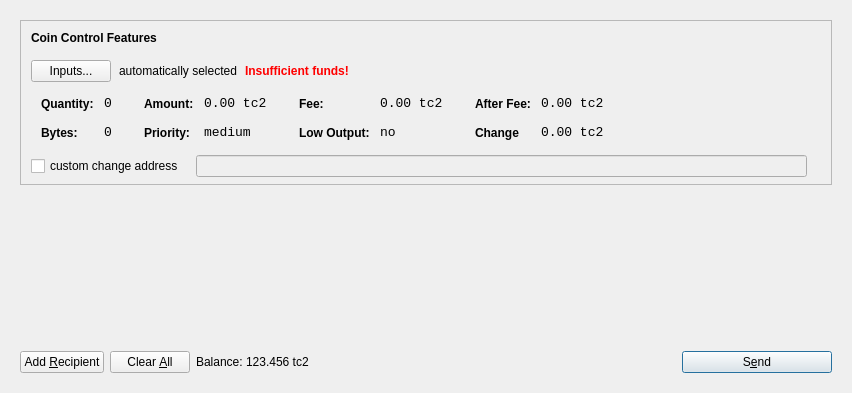
<?xml version="1.0" encoding="UTF-8"?>
<ui version="4.0">
 <class>SendCoinsDialog</class>
 <widget class="QDialog" name="SendCoinsDialog">
  <property name="geometry">
   <rect>
    <x>0</x>
    <y>0</y>
    <width>849</width>
    <height>393</height>
   </rect>
  </property>
  <property name="windowTitle">
   <string>Send Coins</string>
  </property>
  <layout class="QVBoxLayout" name="verticalLayout">
   <item>
    <widget class="QFrame" name="frameMain">
     <layout class="QVBoxLayout" name="verticalLayout_3">
      <item>
       <widget class="QFrame" name="frameCoinControl">
        <property name="sizePolicy">
         <sizepolicy hsizetype="Expanding" vsizetype="Expanding">
          <horstretch>0</horstretch>
          <verstretch>0</verstretch>
         </sizepolicy>
        </property>
        <property name="maximumSize">
         <size>
          <width>16777215</width>
          <height>16777215</height>
         </size>
        </property>
        <property name="frameShape">
         <enum>QFrame::StyledPanel</enum>
        </property>
        <property name="frameShadow">
         <enum>QFrame::Sunken</enum>
        </property>
        <layout class="QVBoxLayout" name="verticalLayoutCoinControl2">
         <property name="spacing">
          <number>6</number>
         </property>
         <property name="leftMargin">
          <number>0</number>
         </property>
         <property name="topMargin">
          <number>0</number>
         </property>
         <property name="rightMargin">
          <number>0</number>
         </property>
         <property name="bottomMargin">
          <number>6</number>
         </property>
         <item>
          <layout class="QVBoxLayout" name="verticalLayoutCoinControl" stretch="0,0,0,0,1">
           <property name="spacing">
            <number>0</number>
           </property>
           <property name="leftMargin">
            <number>10</number>
           </property>
           <property name="topMargin">
            <number>10</number>
           </property>
           <item>
            <layout class="QHBoxLayout" name="horizontalLayoutCoinControl1">
             <property name="bottomMargin">
              <number>15</number>
             </property>
             <item>
              <widget class="QLabel" name="labelCoinControlFeatures">
               <property name="sizePolicy">
                <sizepolicy hsizetype="Preferred" vsizetype="Maximum">
                 <horstretch>0</horstretch>
                 <verstretch>0</verstretch>
                </sizepolicy>
               </property>
               <property name="font">
                <font>
                 <weight>75</weight>
                 <bold>true</bold>
                </font>
               </property>
               <property name="styleSheet">
                <string notr="true">font-weight:bold;</string>
               </property>
               <property name="text">
                <string>Coin Control Features</string>
               </property>
              </widget>
             </item>
            </layout>
           </item>
           <item>
            <layout class="QHBoxLayout" name="horizontalLayoutCoinControl2" stretch="0,0,0,0">
             <property name="spacing">
              <number>8</number>
             </property>
             <property name="bottomMargin">
              <number>10</number>
             </property>
             <item>
              <widget class="QPushButton" name="pushButtonCoinControl">
               <property name="styleSheet">
                <string notr="true"/>
               </property>
               <property name="text">
                <string>Inputs...</string>
               </property>
              </widget>
             </item>
             <item>
              <widget class="QLabel" name="labelCoinControlAutomaticallySelected">
               <property name="text">
                <string>automatically selected</string>
               </property>
               <property name="margin">
                <number>5</number>
               </property>
              </widget>
             </item>
             <item>
              <widget class="QLabel" name="labelCoinControlInsuffFunds">
               <property name="font">
                <font>
                 <weight>75</weight>
                 <bold>true</bold>
                </font>
               </property>
               <property name="styleSheet">
                <string notr="true">color:red;font-weight:bold;</string>
               </property>
               <property name="text">
                <string>Insufficient funds!</string>
               </property>
               <property name="margin">
                <number>5</number>
               </property>
              </widget>
             </item>
             <item>
              <spacer name="horizontalSpacerCoinControl">
               <property name="orientation">
                <enum>Qt::Horizontal</enum>
               </property>
               <property name="sizeHint" stdset="0">
                <size>
                 <width>40</width>
                 <height>1</height>
                </size>
               </property>
              </spacer>
             </item>
            </layout>
           </item>
           <item>
            <widget class="QWidget" name="widgetCoinControl" native="true">
             <property name="sizePolicy">
              <sizepolicy hsizetype="Preferred" vsizetype="Preferred">
               <horstretch>0</horstretch>
               <verstretch>0</verstretch>
              </sizepolicy>
             </property>
             <property name="minimumSize">
              <size>
               <width>0</width>
               <height>0</height>
              </size>
             </property>
             <property name="styleSheet">
              <string notr="true"/>
             </property>
             <layout class="QHBoxLayout" name="horizontalLayoutCoinControl5">
              <property name="leftMargin">
               <number>0</number>
              </property>
              <property name="topMargin">
               <number>0</number>
              </property>
              <property name="rightMargin">
               <number>0</number>
              </property>
              <property name="bottomMargin">
               <number>0</number>
              </property>
              <item>
               <layout class="QHBoxLayout" name="horizontalLayoutCoinControl3" stretch="0,0,0,1">
                <property name="spacing">
                 <number>20</number>
                </property>
                <property name="topMargin">
                 <number>0</number>
                </property>
                <property name="bottomMargin">
                 <number>10</number>
                </property>
                <item>
                 <layout class="QFormLayout" name="formLayoutCoinControl1">
                  <property name="horizontalSpacing">
                   <number>10</number>
                  </property>
                  <property name="verticalSpacing">
                   <number>14</number>
                  </property>
                  <property name="leftMargin">
                   <number>10</number>
                  </property>
                  <property name="topMargin">
                   <number>4</number>
                  </property>
                  <property name="rightMargin">
                   <number>6</number>
                  </property>
                  <item row="0" column="0">
                   <widget class="QLabel" name="labelCoinControlQuantityText">
                    <property name="styleSheet">
                     <string notr="true">font-weight:bold;</string>
                    </property>
                    <property name="text">
                     <string>Quantity:</string>
                    </property>
                    <property name="margin">
                     <number>0</number>
                    </property>
                   </widget>
                  </item>
                  <item row="0" column="1">
                   <widget class="QLabel" name="labelCoinControlQuantity">
                    <property name="font">
                     <font>
                      <family>Monospace</family>
                      <pointsize>10</pointsize>
                     </font>
                    </property>
                    <property name="cursor">
                     <cursorShape>IBeamCursor</cursorShape>
                    </property>
                    <property name="contextMenuPolicy">
                     <enum>Qt::ActionsContextMenu</enum>
                    </property>
                    <property name="text">
                     <string>0</string>
                    </property>
                    <property name="margin">
                     <number>0</number>
                    </property>
                    <property name="textInteractionFlags">
                     <set>Qt::LinksAccessibleByMouse|Qt::TextSelectableByKeyboard|Qt::TextSelectableByMouse</set>
                    </property>
                   </widget>
                  </item>
                  <item row="1" column="0">
                   <widget class="QLabel" name="labelCoinControlBytesText">
                    <property name="styleSheet">
                     <string notr="true">font-weight:bold;</string>
                    </property>
                    <property name="text">
                     <string>Bytes:</string>
                    </property>
                   </widget>
                  </item>
                  <item row="1" column="1">
                   <widget class="QLabel" name="labelCoinControlBytes">
                    <property name="font">
                     <font>
                      <family>Monospace</family>
                      <pointsize>10</pointsize>
                     </font>
                    </property>
                    <property name="cursor">
                     <cursorShape>IBeamCursor</cursorShape>
                    </property>
                    <property name="contextMenuPolicy">
                     <enum>Qt::ActionsContextMenu</enum>
                    </property>
                    <property name="text">
                     <string>0</string>
                    </property>
                    <property name="textInteractionFlags">
                     <set>Qt::LinksAccessibleByMouse|Qt::TextSelectableByKeyboard|Qt::TextSelectableByMouse</set>
                    </property>
                   </widget>
                  </item>
                 </layout>
                </item>
                <item>
                 <layout class="QFormLayout" name="formLayoutCoinControl2">
                  <property name="horizontalSpacing">
                   <number>10</number>
                  </property>
                  <property name="verticalSpacing">
                   <number>14</number>
                  </property>
                  <property name="leftMargin">
                   <number>6</number>
                  </property>
                  <property name="topMargin">
                   <number>4</number>
                  </property>
                  <property name="rightMargin">
                   <number>6</number>
                  </property>
                  <item row="0" column="0">
                   <widget class="QLabel" name="labelCoinControlAmountText">
                    <property name="styleSheet">
                     <string notr="true">font-weight:bold;</string>
                    </property>
                    <property name="text">
                     <string>Amount:</string>
                    </property>
                    <property name="margin">
                     <number>0</number>
                    </property>
                   </widget>
                  </item>
                  <item row="0" column="1">
                   <widget class="QLabel" name="labelCoinControlAmount">
                    <property name="font">
                     <font>
                      <family>Monospace</family>
                      <pointsize>10</pointsize>
                     </font>
                    </property>
                    <property name="cursor">
                     <cursorShape>IBeamCursor</cursorShape>
                    </property>
                    <property name="contextMenuPolicy">
                     <enum>Qt::ActionsContextMenu</enum>
                    </property>
                    <property name="text">
                     <string>0.00 tc2</string>
                    </property>
                    <property name="textInteractionFlags">
                     <set>Qt::LinksAccessibleByMouse|Qt::TextSelectableByKeyboard|Qt::TextSelectableByMouse</set>
                    </property>
                   </widget>
                  </item>
                  <item row="1" column="0">
                   <widget class="QLabel" name="labelCoinControlPriorityText">
                    <property name="styleSheet">
                     <string notr="true">font-weight:bold;</string>
                    </property>
                    <property name="text">
                     <string>Priority:</string>
                    </property>
                   </widget>
                  </item>
                  <item row="1" column="1">
                   <widget class="QLabel" name="labelCoinControlPriority">
                    <property name="font">
                     <font>
                      <family>Monospace</family>
                      <pointsize>10</pointsize>
                     </font>
                    </property>
                    <property name="cursor">
                     <cursorShape>IBeamCursor</cursorShape>
                    </property>
                    <property name="contextMenuPolicy">
                     <enum>Qt::ActionsContextMenu</enum>
                    </property>
                    <property name="text">
                     <string>medium</string>
                    </property>
                    <property name="textInteractionFlags">
                     <set>Qt::LinksAccessibleByMouse|Qt::TextSelectableByKeyboard|Qt::TextSelectableByMouse</set>
                    </property>
                   </widget>
                  </item>
                 </layout>
                </item>
                <item>
                 <layout class="QFormLayout" name="formLayoutCoinControl3">
                  <property name="horizontalSpacing">
                   <number>10</number>
                  </property>
                  <property name="verticalSpacing">
                   <number>14</number>
                  </property>
                  <property name="leftMargin">
                   <number>6</number>
                  </property>
                  <property name="topMargin">
                   <number>4</number>
                  </property>
                  <property name="rightMargin">
                   <number>6</number>
                  </property>
                  <item row="0" column="0">
                   <widget class="QLabel" name="labelCoinControlFeeText">
                    <property name="styleSheet">
                     <string notr="true">font-weight:bold;</string>
                    </property>
                    <property name="text">
                     <string>Fee:</string>
                    </property>
                    <property name="margin">
                     <number>0</number>
                    </property>
                   </widget>
                  </item>
                  <item row="0" column="1">
                   <widget class="QLabel" name="labelCoinControlFee">
                    <property name="font">
                     <font>
                      <family>Monospace</family>
                      <pointsize>10</pointsize>
                     </font>
                    </property>
                    <property name="cursor">
                     <cursorShape>IBeamCursor</cursorShape>
                    </property>
                    <property name="contextMenuPolicy">
                     <enum>Qt::ActionsContextMenu</enum>
                    </property>
                    <property name="text">
                     <string>0.00 tc2</string>
                    </property>
                    <property name="textInteractionFlags">
                     <set>Qt::LinksAccessibleByMouse|Qt::TextSelectableByKeyboard|Qt::TextSelectableByMouse</set>
                    </property>
                   </widget>
                  </item>
                  <item row="1" column="0">
                   <widget class="QLabel" name="labelCoinControlLowOutputText">
                    <property name="styleSheet">
                     <string notr="true">font-weight:bold;</string>
                    </property>
                    <property name="text">
                     <string>Low Output:</string>
                    </property>
                   </widget>
                  </item>
                  <item row="1" column="1">
                   <widget class="QLabel" name="labelCoinControlLowOutput">
                    <property name="font">
                     <font>
                      <family>Monospace</family>
                      <pointsize>10</pointsize>
                     </font>
                    </property>
                    <property name="cursor">
                     <cursorShape>IBeamCursor</cursorShape>
                    </property>
                    <property name="contextMenuPolicy">
                     <enum>Qt::ActionsContextMenu</enum>
                    </property>
                    <property name="text">
                     <string>no</string>
                    </property>
                    <property name="textInteractionFlags">
                     <set>Qt::LinksAccessibleByMouse|Qt::TextSelectableByKeyboard|Qt::TextSelectableByMouse</set>
                    </property>
                   </widget>
                  </item>
                 </layout>
                </item>
                <item>
                 <layout class="QFormLayout" name="formLayoutCoinControl4">
                  <property name="horizontalSpacing">
                   <number>10</number>
                  </property>
                  <property name="verticalSpacing">
                   <number>14</number>
                  </property>
                  <property name="leftMargin">
                   <number>6</number>
                  </property>
                  <property name="topMargin">
                   <number>4</number>
                  </property>
                  <property name="rightMargin">
                   <number>6</number>
                  </property>
                  <item row="0" column="0">
                   <widget class="QLabel" name="labelCoinControlAfterFeeText">
                    <property name="styleSheet">
                     <string notr="true">font-weight:bold;</string>
                    </property>
                    <property name="text">
                     <string>After Fee:</string>
                    </property>
                    <property name="margin">
                     <number>0</number>
                    </property>
                   </widget>
                  </item>
                  <item row="0" column="1">
                   <widget class="QLabel" name="labelCoinControlAfterFee">
                    <property name="font">
                     <font>
                      <family>Monospace</family>
                      <pointsize>10</pointsize>
                     </font>
                    </property>
                    <property name="cursor">
                     <cursorShape>IBeamCursor</cursorShape>
                    </property>
                    <property name="contextMenuPolicy">
                     <enum>Qt::ActionsContextMenu</enum>
                    </property>
                    <property name="text">
                     <string>0.00 tc2</string>
                    </property>
                    <property name="textInteractionFlags">
                     <set>Qt::LinksAccessibleByMouse|Qt::TextSelectableByKeyboard|Qt::TextSelectableByMouse</set>
                    </property>
                   </widget>
                  </item>
                  <item row="1" column="0">
                   <widget class="QLabel" name="labelCoinControlChangeText">
                    <property name="styleSheet">
                     <string notr="true">font-weight:bold;</string>
                    </property>
                    <property name="text">
                     <string>Change</string>
                    </property>
                   </widget>
                  </item>
                  <item row="1" column="1">
                   <widget class="QLabel" name="labelCoinControlChange">
                    <property name="font">
                     <font>
                      <family>Monospace</family>
                      <pointsize>10</pointsize>
                     </font>
                    </property>
                    <property name="cursor">
                     <cursorShape>IBeamCursor</cursorShape>
                    </property>
                    <property name="contextMenuPolicy">
                     <enum>Qt::ActionsContextMenu</enum>
                    </property>
                    <property name="text">
                     <string>0.00 tc2</string>
                    </property>
                    <property name="textInteractionFlags">
                     <set>Qt::LinksAccessibleByMouse|Qt::TextSelectableByKeyboard|Qt::TextSelectableByMouse</set>
                    </property>
                   </widget>
                  </item>
                 </layout>
                </item>
               </layout>
              </item>
             </layout>
            </widget>
           </item>
           <item>
            <layout class="QHBoxLayout" name="horizontalLayoutCoinControl4" stretch="0,0,0">
             <property name="spacing">
              <number>12</number>
             </property>
             <property name="sizeConstraint">
              <enum>QLayout::SetDefaultConstraint</enum>
             </property>
             <property name="topMargin">
              <number>5</number>
             </property>
             <property name="rightMargin">
              <number>5</number>
             </property>
             <item>
              <widget class="QCheckBox" name="checkBoxCoinControlChange">
               <property name="text">
                <string>custom change address</string>
               </property>
              </widget>
             </item>
             <item>
              <widget class="QLineEdit" name="lineEditCoinControlChange">
               <property name="enabled">
                <bool>false</bool>
               </property>
               <property name="sizePolicy">
                <sizepolicy hsizetype="Expanding" vsizetype="Fixed">
                 <horstretch>0</horstretch>
                 <verstretch>0</verstretch>
                </sizepolicy>
               </property>
              </widget>
             </item>
             <item>
              <widget class="QLabel" name="labelCoinControlChangeLabel">
               <property name="sizePolicy">
                <sizepolicy hsizetype="Preferred" vsizetype="Expanding">
                 <horstretch>0</horstretch>
                 <verstretch>0</verstretch>
                </sizepolicy>
               </property>
               <property name="minimumSize">
                <size>
                 <width>0</width>
                 <height>0</height>
                </size>
               </property>
               <property name="text">
                <string/>
               </property>
               <property name="margin">
                <number>3</number>
               </property>
              </widget>
             </item>
            </layout>
           </item>
           <item>
            <spacer name="verticalSpacerCoinControl">
             <property name="orientation">
              <enum>Qt::Vertical</enum>
             </property>
             <property name="sizeHint" stdset="0">
              <size>
               <width>800</width>
               <height>1</height>
              </size>
             </property>
            </spacer>
           </item>
          </layout>
         </item>
        </layout>
       </widget>
      </item>
      <item>
       <widget class="QScrollArea" name="scrollArea">
        <property name="frameShape">
         <enum>QFrame::NoFrame</enum>
        </property>
        <property name="widgetResizable">
         <bool>true</bool>
        </property>
        <widget class="QWidget" name="scrollAreaWidgetContents">
         <property name="geometry">
          <rect>
           <x>0</x>
           <y>0</y>
           <width>813</width>
           <height>148</height>
          </rect>
         </property>
         <layout class="QVBoxLayout" name="verticalLayout_2">
          <property name="leftMargin">
           <number>0</number>
          </property>
          <property name="topMargin">
           <number>0</number>
          </property>
          <property name="rightMargin">
           <number>0</number>
          </property>
          <property name="bottomMargin">
           <number>0</number>
          </property>
          <item>
           <layout class="QVBoxLayout" name="entries">
            <property name="spacing">
             <number>6</number>
            </property>
           </layout>
          </item>
          <item>
           <spacer name="verticalSpacer">
            <property name="orientation">
             <enum>Qt::Vertical</enum>
            </property>
            <property name="sizeHint" stdset="0">
             <size>
              <width>20</width>
              <height>40</height>
             </size>
            </property>
           </spacer>
          </item>
         </layout>
        </widget>
       </widget>
      </item>
      <item>
       <layout class="QHBoxLayout" name="horizontalLayout">
        <item>
         <widget class="QPushButton" name="addButton">
          <property name="toolTip">
           <string>Send to multiple recipients at once</string>
          </property>
          <property name="text">
           <string>Add &amp;Recipient</string>
          </property>
          <property name="icon">
           <iconset resource="../testcoin2142.qrc">
            <normaloff>:/icons/add</normaloff>:/icons/add</iconset>
          </property>
          <property name="autoDefault">
           <bool>false</bool>
          </property>
         </widget>
        </item>
        <item>
         <widget class="QPushButton" name="clearButton">
          <property name="sizePolicy">
           <sizepolicy hsizetype="Minimum" vsizetype="Fixed">
            <horstretch>0</horstretch>
            <verstretch>0</verstretch>
           </sizepolicy>
          </property>
          <property name="toolTip">
           <string>Remove all transaction fields</string>
          </property>
          <property name="text">
           <string>Clear &amp;All</string>
          </property>
          <property name="icon">
           <iconset resource="../testcoin2142.qrc">
            <normaloff>:/icons/remove</normaloff>:/icons/remove</iconset>
          </property>
          <property name="autoRepeatDelay">
           <number>300</number>
          </property>
          <property name="autoDefault">
           <bool>false</bool>
          </property>
         </widget>
        </item>
        <item>
         <layout class="QHBoxLayout" name="horizontalLayout_2">
          <property name="spacing">
           <number>3</number>
          </property>
          <item>
           <widget class="QLabel" name="label">
            <property name="sizePolicy">
             <sizepolicy hsizetype="Preferred" vsizetype="Fixed">
              <horstretch>0</horstretch>
              <verstretch>0</verstretch>
             </sizepolicy>
            </property>
            <property name="text">
             <string>Balance:</string>
            </property>
           </widget>
          </item>
          <item>
           <widget class="QLabel" name="labelBalance">
            <property name="sizePolicy">
             <sizepolicy hsizetype="Preferred" vsizetype="Fixed">
              <horstretch>0</horstretch>
              <verstretch>0</verstretch>
             </sizepolicy>
            </property>
            <property name="cursor">
             <cursorShape>IBeamCursor</cursorShape>
            </property>
            <property name="text">
             <string>123.456 tc2</string>
            </property>
            <property name="textInteractionFlags">
             <set>Qt::LinksAccessibleByMouse|Qt::TextSelectableByKeyboard|Qt::TextSelectableByMouse</set>
            </property>
           </widget>
          </item>
         </layout>
        </item>
        <item>
         <spacer name="horizontalSpacer">
          <property name="orientation">
           <enum>Qt::Horizontal</enum>
          </property>
          <property name="sizeHint" stdset="0">
           <size>
            <width>40</width>
            <height>20</height>
           </size>
          </property>
         </spacer>
        </item>
        <item>
         <widget class="QPushButton" name="sendButton">
          <property name="minimumSize">
           <size>
            <width>150</width>
            <height>0</height>
           </size>
          </property>
          <property name="toolTip">
           <string>Confirm the send action</string>
          </property>
          <property name="text">
           <string>S&amp;end</string>
          </property>
          <property name="icon">
           <iconset resource="../testcoin2142.qrc">
            <normaloff>:/icons/send</normaloff>:/icons/send</iconset>
          </property>
          <property name="default">
           <bool>true</bool>
          </property>
         </widget>
        </item>
       </layout>
      </item>
     </layout>
     <zorder>scrollArea</zorder>
     <zorder>frameCoinControl</zorder>
     <zorder></zorder>
    </widget>
   </item>
  </layout>
 </widget>
 <resources>
  <include location="../testcoin2142.qrc"/>
 </resources>
 <connections/>
</ui>
